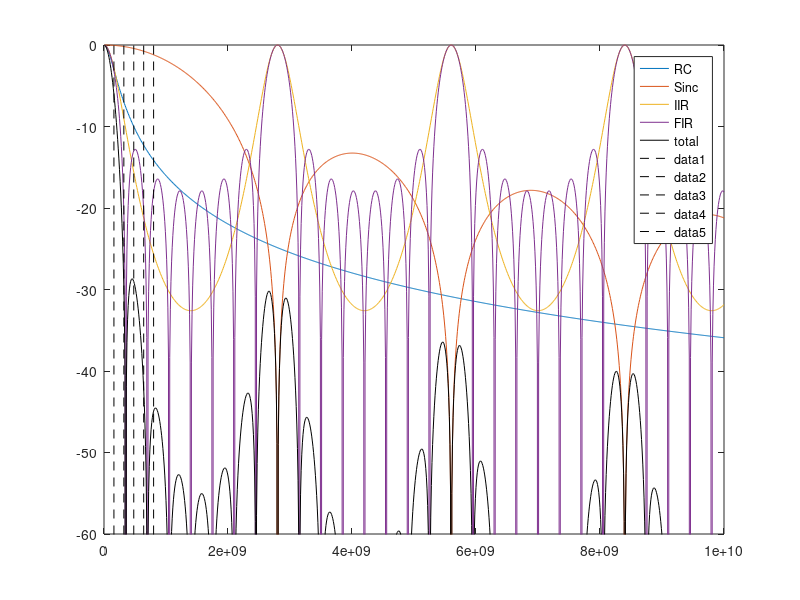

This figure's MATLAB source:
Fs = 2.8*10^9;

Fc = 160*10^6;

% freq = 10.^(3:0.01:10);
freq = [0.001:0.001:1]*10^10;

[mag_tf1] = bode(tf([1],[1/(Fc*2*pi), 1]),freq*2*pi);
mag_tf1 = mag_tf1(:);

[mag_tf2] = sinc(freq/Fs)';

K = 3.5/8;
[mag_iir] = bode(tf([(1-K)],[1, -K],1/Fs)^4,freq*2*pi);
mag_iir = mag_iir(:);

[mag_fir] = bode(tf([1,1,1,1,1,1,1,1]/8,[1,0,0,0,0,0,0,0],1/Fs),freq*2*pi);
mag_fir = mag_fir(:);

figure(1);
clf;
plot(freq,20*log10(abs(mag_tf1)));
hold on;
plot(freq,20*log10(abs(mag_tf2)));
plot(freq,20*log10(abs(mag_iir)));
plot(freq,20*log10(abs(mag_fir)));

plot(freq,20*log10(abs(mag_tf2).*abs(mag_iir).*abs(mag_fir)),'k-');

legend('RC','Sinc','IIR','FIR','total');

for i1 = 1:5
    plot([Fc*i1,Fc*i1],[-100,0],'k--');
end

axis([0,10*10^9,-60,0]);